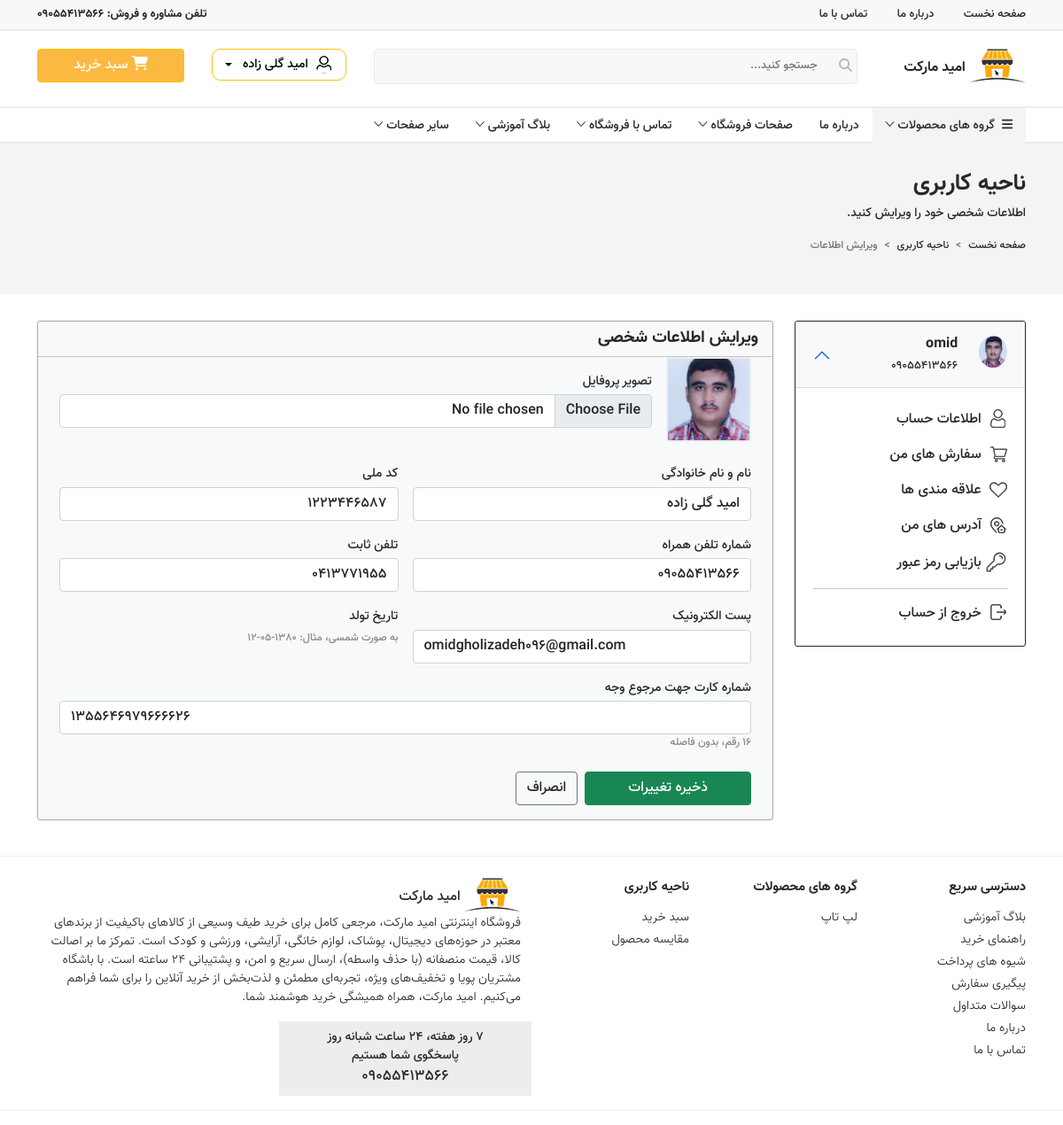
Before: /accounts/profile/edit/ (signed in) with the older database file.
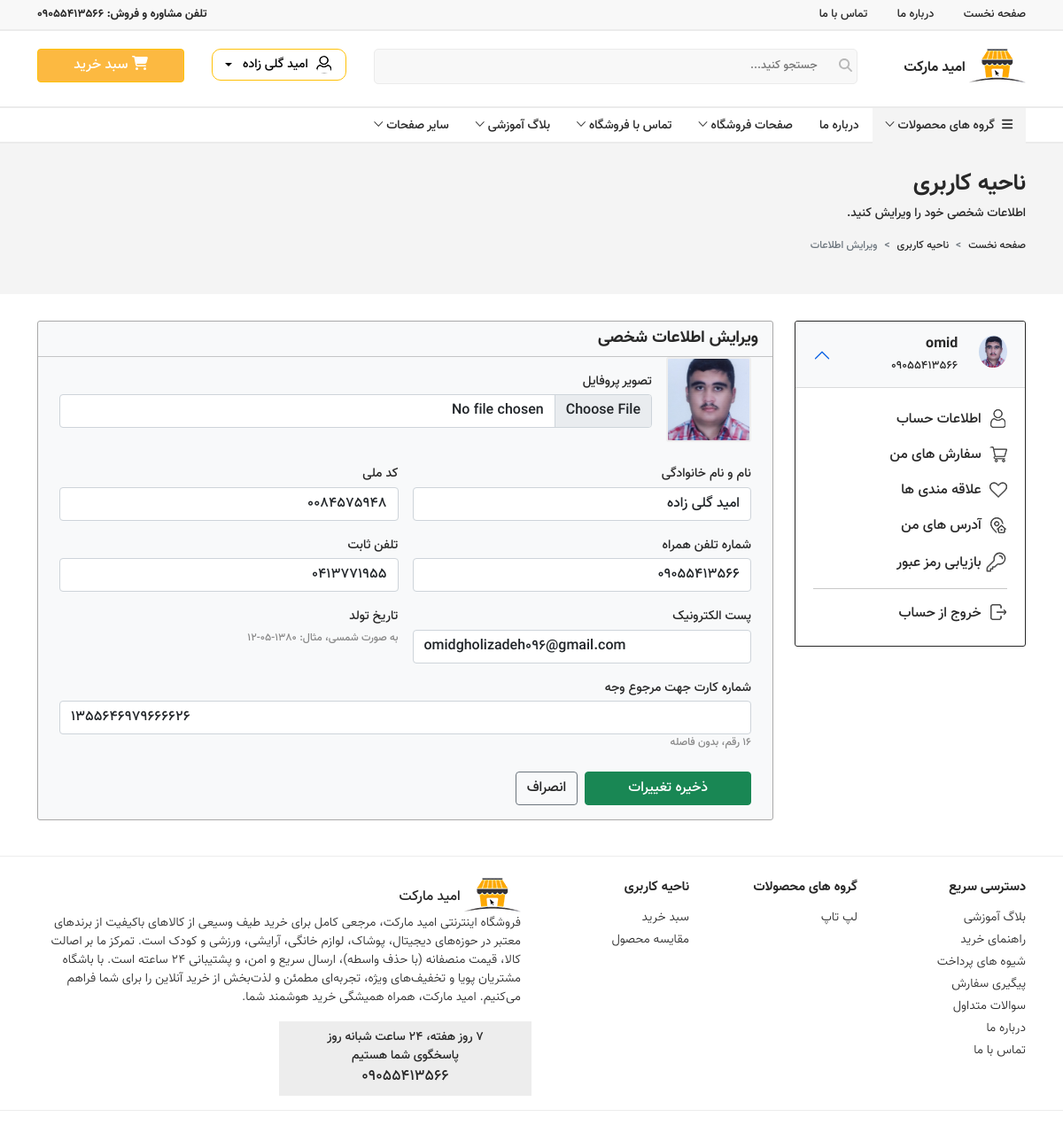
After: the same page with the newer database file.
### accounts/models.py (models this page shows, shortened)
class User(AbstractBaseUser, PermissionsMixin):
    username = models.CharField(max_length=255, unique=True, verbose_name='نام کاربری ')
    full_name = models.CharField(max_length=255, null=True, blank=True, verbose_name='نام کامل')
    email = models.EmailField(max_length=255, unique=True, null=True, blank=True, verbose_name='ایمیل')
    phone_number = models.CharField(max_length=11, unique=True, null=True, blank=True, verbose_name='شماره تلفن')
    image = models.ImageField(upload_to='images/users', null=True, blank=True, verbose_name='تصویر')
    date_of_birth = jmodels.jDateField(null=True, blank=True, verbose_name='تاریخ تولد ')
    landline = models.CharField(max_length=11, null=True, blank=True, verbose_name='تلفن ثابث')
    card_number = models.CharField(max_length=16, unique=True, null=True, blank=True, verbose_name='شماره کارت  ')
    national_code = models.CharField(max_length=10, unique=True, null=True, blank=True, verbose_name='کد ملی ')
    is_active = models.BooleanField(default=True, verbose_name='فعال')
    is_admin = models.BooleanField(default=False, verbose_name='ادمین')
    created_at = jmodels.jDateTimeField(auto_now_add=True, null=True, blank=True, verbose_name='تاریخ ایجاد احساب')
    objects = UserManager()
    USERNAME_FIELD = 'username'
    REQUIRED_FIELDS = []
    class Meta:
        verbose_name = 'کاربر'
        verbose_name_plural = 'کاربر ها'

### accounts/views.py (the view, shortened to what this page needs)
# urls.py: path('profile/edit/', views.UpdatePersonalInfoView.as_view(), name='profile_edit'),
class UpdatePersonalInfoView(LoginRequiredMixin, UpdateView):
    form_class = UpdatePersonalInfoForm
    template_name = 'accounts/personal-info-edit.html'
    success_url = reverse_lazy('accounts:personal-info')
    def get_object(self, queryset=None):
        return self.request.user

### accounts/forms.py (shortened to what this page needs)
class UpdatePersonalInfoForm(forms.ModelForm):
    class Meta:
        model = User
        fields = ['full_name', 'email', 'phone_number', 'landline',
                  'national_code', 'date_of_birth', 'card_number', 'image']
        widgets = {
            'full_name': forms.TextInput(attrs={'class': 'form-control'}),
            'email': forms.EmailInput(attrs={'class': 'form-control'}),
            'phone_number': forms.TextInput(attrs={'class': 'form-control', 'placeholder': '09xxxxxxxxx'}),
            'landline': forms.TextInput(attrs={'class': 'form-control'}),
            'national_code': forms.TextInput(attrs={'class': 'form-control'}),
            'date_of_birth': forms.TextInput(attrs={'class': 'form-control', 'placeholder': '1380-05-12'}),
            'card_number': forms.TextInput(attrs={'class': 'form-control', 'dir': 'ltr'}),
            'image': forms.FileInput(attrs={'class': 'form-control'}),
        }

### context_processors/context_processors.py (called while the page is built)
def show_about_site(request):
    about = About_the_store.objects.first()
    return {'about': about}

### accounts/templates/accounts/personal-info-edit.html (shortened to what the changed rows need)
{% extends 'base.html' %}
{% load static %}
{% load custom_filters %}
{% block content %}
    <section class="inner-page" id="profile-page">
        <div class="container-fluid" id="page-hero">
            <div class="row">
                <div class="col-12">
                    <div class="container">
                        <div class="row">
                            <div class="col-12 px-0">
                                <h1>ناحیه کاربری</h1>
                            </div>
                        </div>
                    </div>
                </div>
            </div>
        </div>
        <div class="container">
            <div class="row">
                <div class="col-12">
                    <div class="content">
                        <div class="row">
                            <div class="col-12 col-lg-3">
                                {% include 'includes/side_profile.html' %}
                            </div>
                            <div class="col-12 col-lg-9 pl-lg-0 pr-lg-2 mt-2 mt-lg-0">
                                <div class="custom-container bg-light" id="profile-edit">
                                    <div class="row pt-2 px-3">
                                        <div class="col-12"><h1>ویرایش اطلاعات شخصی</h1></div>
                                    </div>
                                    <div class="container pb-3">
                                        <form method="post" enctype="multipart/form-data" class="edit-form" novalidate>
                                            <div class="d-flex align-items-center gap-3 mb-4">
                                                {% if user.image %}
                                                    <img id="avatar-preview" class="avatar-preview"
                                                         src="{{ user.image.url }}" alt="{{ user.username }}">
                                                {% else %}
                                                    <img id="avatar-preview" class="avatar-preview"
                                                         src="{% static 'images/icons/profile-icon.webp' %}"
                                                         alt="{{ user.username }}">
                                                {% endif %}
                                                <div class="flex-fill">
                                                    <label class="form-label" for="{{ form.image.id_for_label }}">تصویر
                                                        پروفایل</label>
                                                    {{ form.image }}
                                                </div>
                                            </div>
                                            <div class="row g-3">
                                                <div class="col-12 col-md-6">
                                                    <label class="form-label" for="{{ form.full_name.id_for_label }}">نام
                                                        و نام خانوادگی</label>
                                                    {{ form.full_name }}
                                                </div>
                                                <div class="col-12 col-md-6">
                                                    <label class="form-label"
                                                           for="{{ form.national_code.id_for_label }}">کد ملی</label>
                                                    {{ form.national_code }}
                                                </div>
                                                <div class="col-12 col-md-6">
                                                    <label class="form-label"
                                                           for="{{ form.phone_number.id_for_label }}">شماره تلفن
                                                        همراه</label>
                                                    {{ form.phone_number }}
                                                </div>
                                                <div class="col-12 col-md-6">
                                                    <label class="form-label" for="{{ form.landline.id_for_label }}">تلفن
                                                        ثابت</label>
                                                    {{ form.landline }}
                                                </div>
                                                <div class="col-12 col-md-6">
                                                    <label class="form-label" for="{{ form.email.id_for_label }}">پست
                                                        الکترونیک</label>
                                                    {{ form.email }}
                                                </div>
                                                <div class="col-12">
                                                    <label class="form-label" for="{{ form.card_number.id_for_label }}">شماره
                                                        کارت جهت مرجوع وجه</label>
                                                    {{ form.card_number }}
                                                    <div class="help-text">۱۶ رقم، بدون فاصله</div>
                                                </div>
                                            </div>
                                        </form>
                                    </div>
                                </div>
                            </div>
                        </div>
                    </div>
                </div>
            </div>
        </div>
    </section>
{% endblock %}

### templates/includes/header.html (shortened to what the changed rows need)
{% load static %}
<section id="header">
    <div id="encode43254bvfb">
        <div class="container pt-1">
            <div class="row py-3 align-content-center">
                <div class="col-12 col-md-4">
                    <div class="row">
                        <div class="col-12 col-md-7 col-lg-6 text-center" id="btn-login-register">
                            {% if request.user.is_authenticated %}
                                <div class="dropdown user-menu">
                                    <button class="user-menu-btn dropdown-toggle" type="button"
                                            data-bs-toggle="dropdown" aria-expanded="false">
                                        <img src="{% static 'images/icons/profile-menu/profile.webp' %}" alt="profile"
                                             class="menu-avatar" width="20" height="20">
                                        <span>{{ request.user.full_name|default:request.user.phone_number|default:'ثبت نشده' }}</span>
                                    </button>
                                </div>
                            {% else %}
                                <a href="{% url 'accounts:login' %}">ورود</a> /
                                <a href="{% url 'accounts:register' %}">عضویت</a>
                            {% endif %}
                        </div>
                    </div>
                </div>
            </div>
        </div>
    </div>
</section>

### templates/includes/side_profile.html (shortened to what the changed rows need)
{% load static %}
<div class="accordion" id="side-panel">
    <div class="accordion-item menu-container">
        <h2 class="accordion-header">
            <button class="accordion-button bg-light" type="button"
                    data-bs-toggle="collapse"
                    data-bs-target="#panelsStayOpen-collapseOne" aria-expanded="true"
                    aria-controls="panelsStayOpen-collapseOne">
                                            <span class="row">
                                                <span class="col-3 col-sm-2 col-lg-3">
                                                    {% if user.image %}
                                                        <img src="{{ user.image.url }}"
                                                             class="rounded-circle">
                                                    {% else %}
                                                        <img src="{% static 'images/user-no-image.jpg' %}"
                                                             class="rounded-circle">
                                                    {% endif %}
                                                </span>
                                                <span class="col-7 col-sm-8 col-lg-7 pt-0 pt-sm-2 pt-md-3 pt-lg-0 align-self-center">
                                                    <div id="full-name">{{ user.username|default:'ثبت نشده' }}</div>
                                                    <div class="mt-2"
                                                         id="email-mobile">{{ user.phone_number|default:'ثبت نشده' }}</div>
                                                </span>
                                            </span>
            </button>
        </h2>
    </div>
</div>

Changed rows visible on the page:
changed User "omid": national_code "1223446587" → "0084575948"
